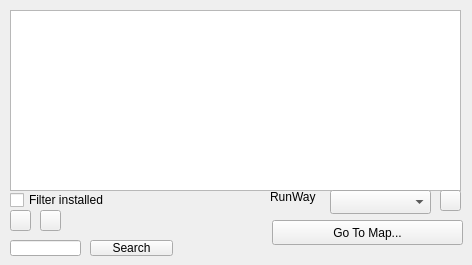
     <widget class="QWidget" name="tabAirports">
      <attribute name="title">
       <string>Airports</string>
      </attribute>
      <widget class="QTableView" name="tbvAirports">
       <property name="geometry">
        <rect>
         <x>10</x>
         <y>10</y>
         <width>451</width>
         <height>181</height>
        </rect>
       </property>
       <property name="toolTip">
        <string>Double click to show on map</string>
       </property>
       <property name="frameShape">
        <enum>QFrame::StyledPanel</enum>
       </property>
       <property name="frameShadow">
        <enum>QFrame::Sunken</enum>
       </property>
      </widget>
      <widget class="QCheckBox" name="ckbFilterInstalled">
       <property name="geometry">
        <rect>
         <x>10</x>
         <y>190</y>
         <width>201</width>
         <height>20</height>
        </rect>
       </property>
       <property name="text">
        <string>Filter installed</string>
       </property>
      </widget>
      <widget class="QPushButton" name="btnRefreshAirportList">
       <property name="geometry">
        <rect>
         <x>10</x>
         <y>210</y>
         <width>21</width>
         <height>21</height>
        </rect>
       </property>
       <property name="toolTip">
        <string>Refresh airport list</string>
       </property>
       <property name="text">
        <string/>
       </property>
       <property name="icon">
        <iconset resource="yaflightresources.qrc">
         <normaloff>:/icons/icons/view-refresh.png</normaloff>:/icons/icons/view-refresh.png</iconset>
       </property>
       <property name="iconSize">
        <size>
         <width>16</width>
         <height>16</height>
        </size>
       </property>
      </widget>
      <widget class="QComboBox" name="cboRunway">
       <property name="geometry">
        <rect>
         <x>330</x>
         <y>190</y>
         <width>101</width>
         <height>24</height>
        </rect>
       </property>
      </widget>
      <widget class="QLabel" name="lblRunway">
       <property name="geometry">
        <rect>
         <x>270</x>
         <y>190</y>
         <width>57</width>
         <height>14</height>
        </rect>
       </property>
       <property name="text">
        <string>RunWay</string>
       </property>
      </widget>
      <widget class="QPushButton" name="btnRunwayInfo">
       <property name="geometry">
        <rect>
         <x>440</x>
         <y>190</y>
         <width>21</width>
         <height>21</height>
        </rect>
       </property>
       <property name="text">
        <string/>
       </property>
       <property name="icon">
        <iconset resource="yaflightresources.qrc">
         <normaloff>:/icons/icons/dialog-information.png</normaloff>:/icons/icons/dialog-information.png</iconset>
       </property>
       <property name="iconSize">
        <size>
         <width>16</width>
         <height>16</height>
        </size>
       </property>
      </widget>
      <widget class="QPushButton" name="btnGoToMap">
       <property name="geometry">
        <rect>
         <x>272</x>
         <y>220</y>
         <width>191</width>
         <height>25</height>
        </rect>
       </property>
       <property name="toolTip">
        <string>Place aircraft on the right place</string>
       </property>
       <property name="text">
        <string>Go To Map...</string>
       </property>
       <property name="icon">
        <iconset resource="yaflightresources.qrc">
         <normaloff>:/icons/icons/list-add.png</normaloff>:/icons/icons/list-add.png</iconset>
       </property>
       <property name="iconSize">
        <size>
         <width>16</width>
         <height>16</height>
        </size>
       </property>
      </widget>
      <widget class="QPushButton" name="btnRecreateAiportsIndex">
       <property name="geometry">
        <rect>
         <x>40</x>
         <y>210</y>
         <width>21</width>
         <height>21</height>
        </rect>
       </property>
       <property name="toolTip">
        <string>Recreate airports index</string>
       </property>
       <property name="text">
        <string/>
       </property>
       <property name="icon">
        <iconset resource="yaflightresources.qrc">
         <normaloff>:/icons/icons/dialog-warning.png</normaloff>:/icons/icons/dialog-warning.png</iconset>
       </property>
       <property name="iconSize">
        <size>
         <width>16</width>
         <height>16</height>
        </size>
       </property>
      </widget>
      <widget class="QLineEdit" name="lnedtSearchAirport">
       <property name="geometry">
        <rect>
         <x>10</x>
         <y>240</y>
         <width>71</width>
         <height>16</height>
        </rect>
       </property>
      </widget>
      <widget class="QPushButton" name="pbtSearchAirport">
       <property name="geometry">
        <rect>
         <x>90</x>
         <y>240</y>
         <width>83</width>
         <height>16</height>
        </rect>
       </property>
       <property name="text">
        <string>Search</string>
       </property>
      </widget>
     </widget>
